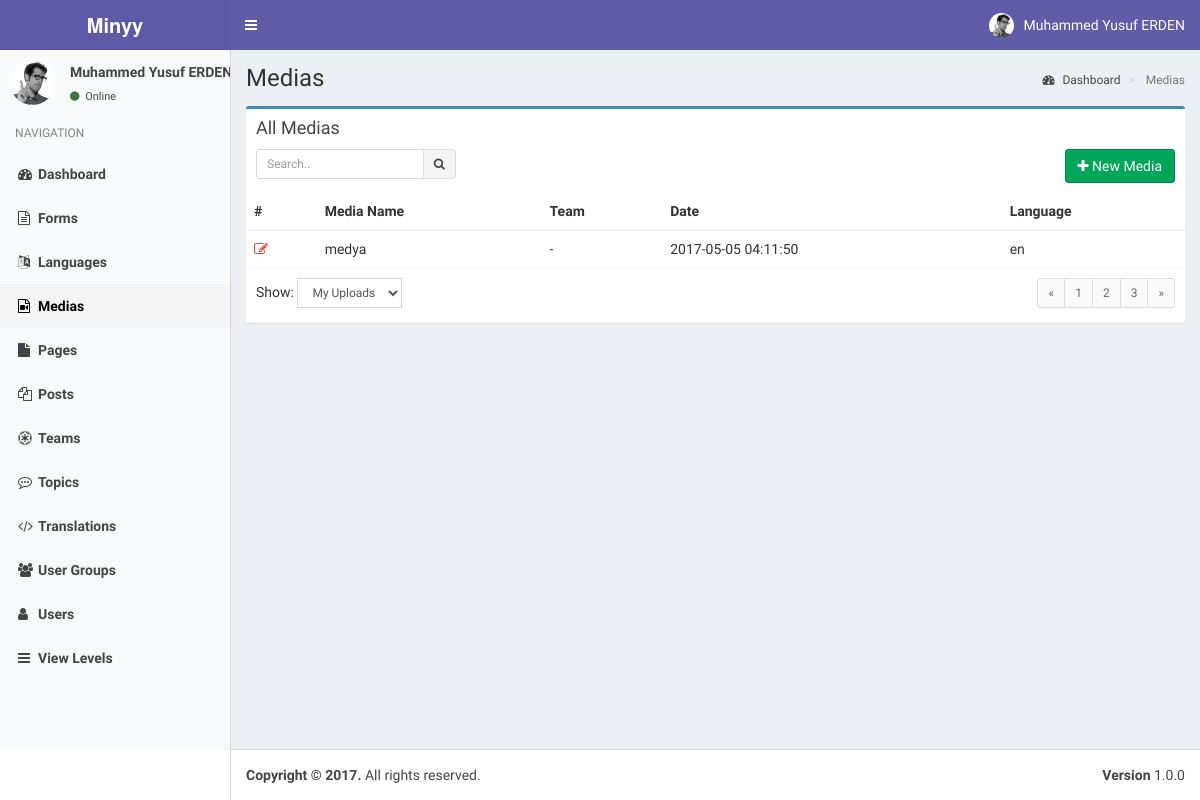
The page /index.php?controller=module&action=medias (signed in) on the database as committed earlier.
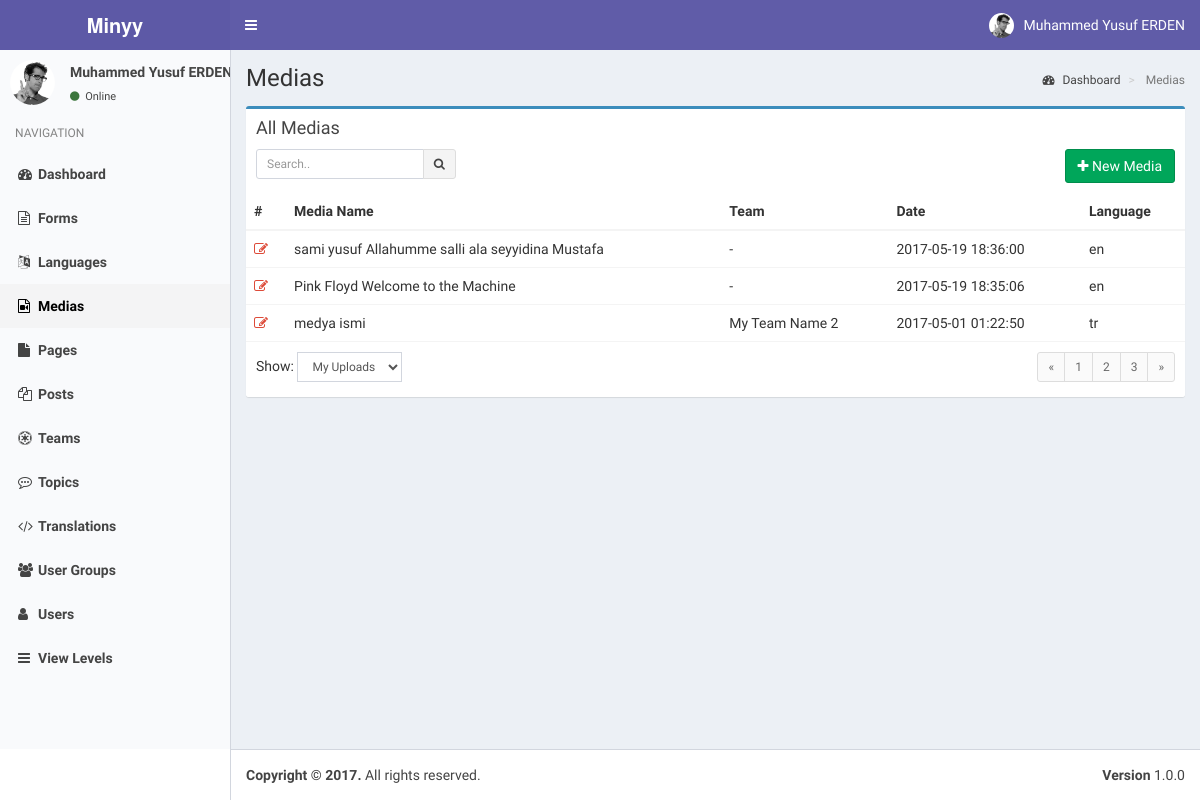
The same page on the database as committed later.
### tables this page shows
CREATE TABLE IF NOT EXISTS `modules` (
  `pk_module_id` int(11) NOT NULL AUTO_INCREMENT,
  `name` varchar(20) NOT NULL,
  `icon` varchar(30) DEFAULT NULL,
  `module_key` varchar(20) NOT NULL,
  `does` text,
  `params` text,
  PRIMARY KEY (`pk_module_id`)
);

CREATE TABLE IF NOT EXISTS `medias` (
  `pk_media_id` int(11) NOT NULL AUTO_INCREMENT,
  `name` tinytext,
  `description` text,
  `media_url` text NOT NULL,
  `media_type` varchar(12) NOT NULL,
  `thumbnail` varchar(300) DEFAULT NULL,
  `created_at` datetime NOT NULL DEFAULT CURRENT_TIMESTAMP,
  `created_by` int(11) DEFAULT NULL,
  `lang_code` varchar(8) NOT NULL,
  `pk_team_id` int(11) DEFAULT NULL,
  PRIMARY KEY (`pk_media_id`),
  KEY `pk_team_id` (`pk_team_id`) USING BTREE,
  KEY `created_by` (`created_by`) USING BTREE,
  KEY `lang_code` (`lang_code`) USING BTREE
);

CREATE TABLE IF NOT EXISTS `teams` (
  `pk_team_id` int(11) NOT NULL AUTO_INCREMENT,
  `name` varchar(255) NOT NULL,
  `description` text,
  `created_at` datetime NOT NULL DEFAULT CURRENT_TIMESTAMP,
  `created_by` int(11) DEFAULT NULL,
  `params` json DEFAULT NULL,
  PRIMARY KEY (`pk_team_id`),
  KEY `created_by` (`created_by`) USING BTREE
);

### helpers/view_helper.php (called while the page is built, shortened)
<?php
class ViewHelper
{
    private static $__layout='public';
    public static function getView($viewFolder,$viewFile){
        Functions::requireFile('views/'.$viewFolder,$viewFile.'.php');
    }
    public static function setLayout($layout){
        self::$__layout=$layout;
    }
    public static function getHeader(){
        require_once('views/'.self::$__layout.'_header.php');
    }
}
?>

### controllers/medias_controller.php (called while the page is built, shortened)
<?php
class MediasController implements ModuleInterface
{
    public static function getList($params=array()) {
        $search_term=isset($_GET['search_term']) ? Functions::clearString($_GET['search_term']) : "";
        $order_by=isset($_GET['order_by']) && !empty($_GET['order_by']) ? strtolower(Functions::clearString($_GET['order_by'])) : "id";
        $order_dir=isset($_GET['order_dir']) && !empty($_GET['order_dir']) ? strtolower(Functions::clearString($_GET['order_dir'])) : "desc";
        $limit=isset($_GET['limit']) && !empty($_GET['limit']) ? (int) Functions::clearString($_GET['limit']) : 20;
        $page=isset($_GET['page']) && !empty($_GET['page']) ? (int) Functions::clearString($_GET['page']) : 1;
        $offset=($page-1)*$limit;
        $params=[
            "search_term"=>$search_term,
            "order_by"=>$order_by,
            "order_dir"=>$order_dir,
            "limit"=>$limit,
            "offset"=>$offset
        ];
        $objList = Medias::getObjList($params);
        ViewHelper::getView('medias','medias');
    }
}
?>

### index.php (called while the page is built, shortened)
<?php
require_once('helpers/view_helper.php');
require_once('helpers/functions_helper.php');
require_once('helpers/module_helper.php');
require_once('models/users_model.php');
require_once('models/view_levels_model.php');
require_once('models/medias_model.php');
require_once('routes.php');

### models/users_model.php (called while the page is built, shortened)
<?php
class Users implements DatabaseObject {
    public $groups;
    public function __construct($pk_user_id,$username,$password,$email,$last_visit,$fullname,$registration_date){
        $this->groups=$this->getUserGroups($pk_user_id);
        $this->modules=$this->getUserModules($pk_user_id);
    }
    public static function getObj($id){
        try{
            $db = Db::getInstance();
            $id = intval($id);
            $req = $db->prepare('SELECT * FROM users WHERE pk_user_id = :pk_user_id');
            $req->execute(array('pk_user_id' => $id));
            $obj = $req->fetch();
            if($obj){
                return new Users( $obj['pk_user_id'],
                                    $obj['username'],
                                    $obj['password'],
                                    $obj['email'],
                                    $obj['last_visit'],
                                    $obj['fullname'],
                                    $obj['registration_date']);
            }
            else{
                return [];
            }
        }
        catch (PDOException $e){
            return $e->getMessage();
        }
    }
    public function getUserGroups($id){
        try{
            $db = Db::getInstance();
            $id = intval($id);
            $req = $db->prepare('SELECT * FROM user_usergroup_map WHERE pk_user_id = :pk_user_id');
            $req->execute(array('pk_user_id' => $id));
            $list=[];
            foreach($req->fetchAll() as $obj) {
                $list[]= $obj['pk_group_id'];
            }
            return $list;
        }
        catch (PDOException $e){
            return $e->getMessage();
        }
    }
    public function getUserModules(){
        $modules=[];
        $params=[
            "search_term"=>"",
            "order_by"=>"name",
            "order_dir"=>"asc",
            "limit"=>"1000",
            "offset"=>"0"
        ];
        $viewLevels=ViewLevels::getObjList($params);
        foreach($viewLevels as $viewObj){
            $voGroups=json_decode($viewObj->groups);
            $voModules=json_decode($viewObj->modules,true);
            foreach($this->groups as $uoGroup){
                if(in_array($uoGroup,$voGroups)){
                    $keys = array_keys($voModules);
                    foreach($keys as $key){
                        if(array_key_exists($key,$modules)){
                            $temp=array_merge($modules[$key],$voModules[$key]);
                            $modules[$key]=array_unique($temp);
                        }
                        else{
                            $modules[$key]=$voModules[$key];
                        }
                    }
                }
            }
        }
        ksort($modules);
        return $modules;
    }
}

### models/view_levels_model.php (called while the page is built, shortened)
<?php
class ViewLevels implements DatabaseObject {
    public static function getObjList($params){
        $list = [];
        $order_dirs=array("desc","asc");
        $key=array_search($params["order_dir"],$order_dirs);
        $order_dir=$order_dirs[($key) ? $key : 0];
        $order_columns=array("pk_view_level_id", "title");
        $key=array_search($params["order_by"],$order_columns);
        $order_by=$order_columns[($key) ? $key : 0];
        $limit=$params["limit"] ? $params["limit"] : "20";
        $offset=$params["offset"] ? $params["offset"] : "0";
        $query="SELECT * FROM view_levels";
        $query.=" ORDER BY $order_by $order_dir LIMIT :offset , :limit";
        $db = Db::getInstance();
        $req = $db->prepare($query);
        $req->bindValue(':limit', intval($limit), PDO::PARAM_INT);
        $req->bindValue(':offset', intval($offset), PDO::PARAM_INT);
        $req->execute();
        foreach($req->fetchAll() as $obj) {
            $list[] = new ViewLevels( $obj['pk_view_level_id'],
                                $obj['title'],
                                $obj['groups'],
                                $obj['modules']);
        }
        return $list;
    }
}

### helpers/module_helper.php (called while the page is built, shortened)
<?php
class ModuleHelper
{
    public static function getModules(){
        try{
            $db = Db::getInstance();
            $req = $db->prepare('SELECT * FROM modules');
            $req->execute();
            $res=$req->fetchAll(PDO::FETCH_ASSOC);
            $returnArray=[];
            foreach($res as $obj){
                $returnArray[$obj['module_key']]=$obj;
            }
            return $returnArray;
        }
        catch(PDOException $e){
            return [];
            var_dump($e);
            die('Die...');
        }
    }
}
?>

### models/medias_model.php (called while the page is built, shortened)
<?php
    class Medias implements DatabaseObject{
        public function __construct($pk_media_id, $name, $description , $media_url, $media_type ,$created_at , $created_by , $username , $user_fullname, $lang_code , $pk_team_id , $team_name ){
            $this->pk_media_id = $pk_media_id;
            $this->name = $name;
            $this->created_at  = $created_at;
            $this->lang_code  = $lang_code;
            $this->team_name = $team_name;
            $this->subtitles=$this->getMediaSubtitles($pk_media_id);
        }
        public static function getObjList($params){
            $list = [];
            $order_dirs=array('desc','asc');
            $key=array_search($params['order_dir'],$order_dirs);
            $order_dir=$order_dirs[($key) ? $key : 0];
            $order_columns=array('pk_media_id','created_by', 'created_at', 'media_type', 'lang_code', 'pk_team_id','media_url');
            $key=array_search($params['order_by'],$order_columns);
            $order_by=$order_columns[($key) ? $key : 0];
            $limit=$params['limit'] ? $params['limit'] : '20';
            $offset=$params['offset'] ? $params['offset'] : '0';
            $query='SELECT m.*,u.username,u.fullname,t.name as team_name FROM minyy.medias as m LEFT JOIN minyy.users as u on m.created_by=u.pk_user_id LEFT JOIN minyy.teams as t on t.pk_team_id=m.pk_team_id ';
            $query.=" ORDER BY $order_by $order_dir LIMIT :offset , :limit";
            $db = Db::getInstance();
            $req = $db->prepare($query);
            $req->bindValue(':limit', intval($limit), PDO::PARAM_INT);
            $req->bindValue(':offset', intval($offset), PDO::PARAM_INT);
            $req->execute();
            foreach($req->fetchAll() as $obj) {
                $list[] = new Medias( $obj['pk_media_id'],
                                    $obj['name'],
                                    $obj['description'],
                                    $obj['media_url'],
                                    $obj['media_type'],
                                    $obj['created_at'],
                                    $obj['created_by'],
                                    $obj['username'],
                                    $obj['fullname'],
                                    $obj['lang_code'],
                                    $obj['pk_team_id'],
                                    $obj['team_name']);
            }
            return $list;
        }
        public function getMediaSubtitles($mediaId){
            try{
                $db = Db::getInstance();
                $mediaId = intval($mediaId);
                $req = $db->prepare('SELECT * FROM subtitles WHERE media_id = :media_id');
                $req->execute(array('media_id' => $mediaId));
                $list=[];
                foreach($req->fetchAll(PDO::FETCH_ASSOC) as $obj) {
                    $list[$obj['lang_code']]= $obj;
                }
                return $list;
            }
            catch (PDOException $e){
                return $e->getMessage();
            }
        }
    }
?>

### views/static/sidebar.php (shortened to what the changed rows need)
<?php
global $currentUser;
global $MODULES;
?>
<section class="sidebar">
    <ul class="sidebar-menu">
    <?php
    foreach($currentUser->modules as $module=>$moduleProps):
    ?>
    <li class="<?php echo Functions::isActive($module); ?>">
        <a href="index.php?controller=module&action=<?php echo $module; ?>"><i class="fa <?php echo $MODULES[$module]["icon"]; ?>"></i><span><?php echo $MODULES[$module]["name"]; ?></span></a>
    </li>
    <?php endforeach; ?>
    </ul>
</section>

### views/medias/medias.php (shortened to what the changed rows need)
<?php ViewHelper::getHeader(); ?>
<?php
    global $objList;
    global $params;
?>
<section class="content-header">
    <h1>
    </h1>
</section>
<section class="content">
    <div class="row">
    <div class="col-xs-12">
        <div class="box  box-primary">
                <div class="box-body no-padding">
                    <table class="table table-hover">
                        <thead>
                            <tr>
                                <th>#</th>
                                <th>Media Name</th>
                                <th>Team</th>
                                <th>Date</th>
                                <th>Language</th>
                            </tr>
                        </thead>
                        <tbody style="cursor: pointer;">
                            <?php $i=$params['offset']+1; foreach($objList as $media): ?>
                            <tr data-action="medias" data-id="<?php echo $media->pk_media_id; ?>">
                                <td><a data-toggle="tooltip" title="Düzenle" class="text-red" href="index.php?controller=module&action=medias&do=edit&id=<?php echo $media->pk_media_id; ?>"><i class="fa fa-edit"></i></a></td>
                                <td class="has-link"><?php echo $media->name; ?></td>
                                <td class="has-link"><?php echo empty($media->pk_team_id) ? '-' : $media->team_name; ?></td>
                                <td class="has-link"><?php echo $media->created_at; ?></td>
                                <td class="has-link"><?php echo $media->lang_code; ?></td>
                            </tr>
                            <?php endforeach; ?>
                        </tbody>
                    </table>
                </div>
            </div>
        </div>
        </div>
    </div>
    </div>

Rows that differ between the two databases and show on the page:
removed medias: name "medya", created_at "2017-05-05 04:11:50", lang_code "en"
added medias: name "sami yusuf Allahumme salli ala seyyidina Mustafa", created_at "2017-05-19 18:36:00", lang_code "en"
added medias: name "Pink Floyd Welcome to the Machine", created_at "2017-05-19 18:35:06", lang_code "en"
added medias: name "medya ismi", pk_team.name "My Team Name 2", created_at "2017-05-01 01:22:50", lang_code "tr"
